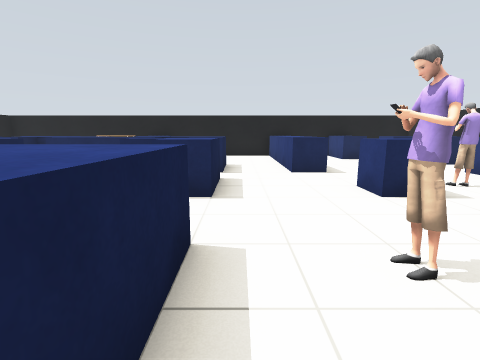
[1] (above)

18 first-person views from a walk through a Gazebo world. The camera is 1.1 m above the floor, tilts 10° down and sees 85° across. The lines on the ground mark 1 m squares. The floor is counted in squares, 1 m on a side. Each view is taken from the middle of a square. On the plan, view 1 faces up. The plan holds only what a view shows up to about 12 squares ahead; the rest is blank. Some stock models are drawn as simple stand-ins.

[2]
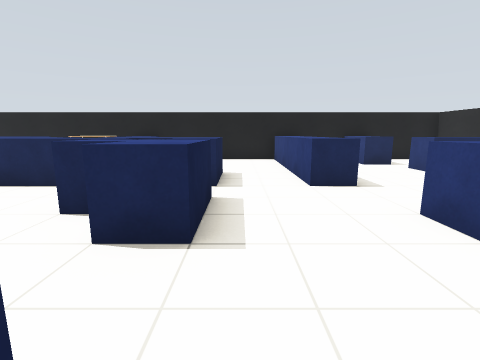

[3]
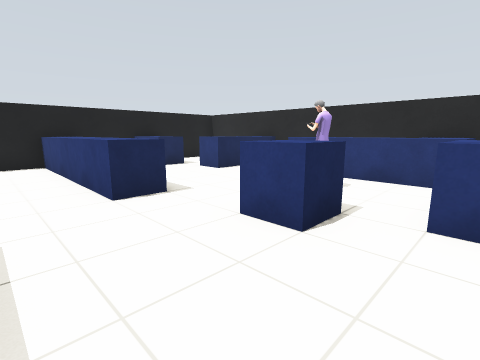

[4]
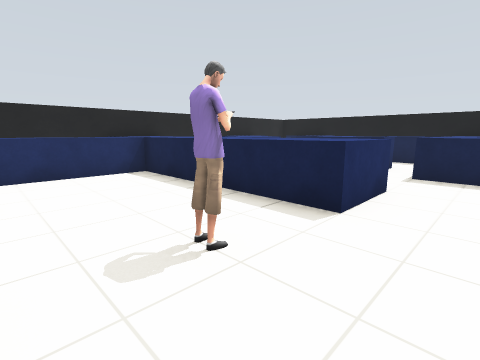

[5]
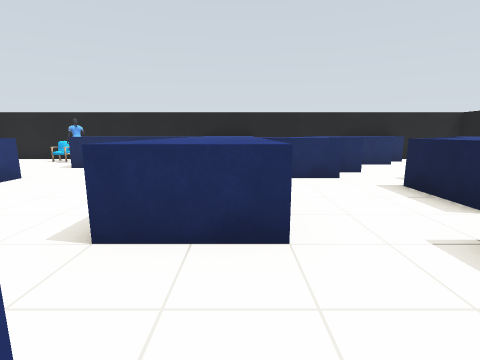

[6]
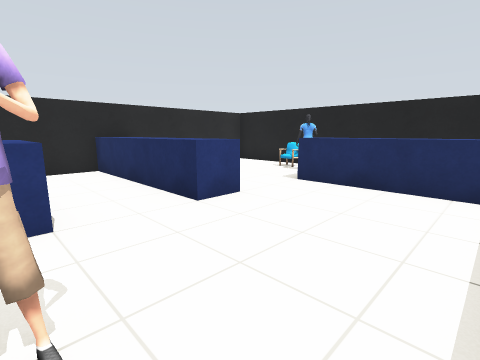

[7]
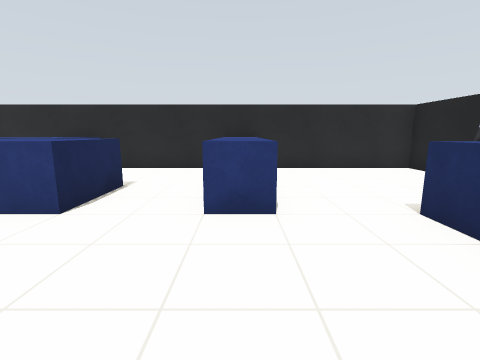

[8]
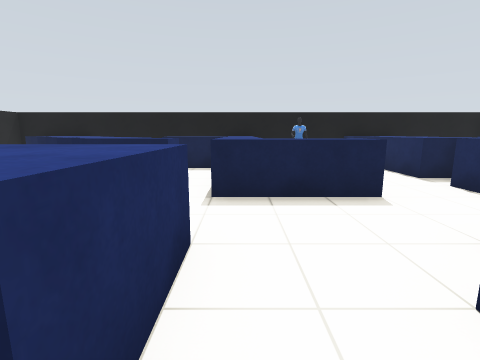

[9]
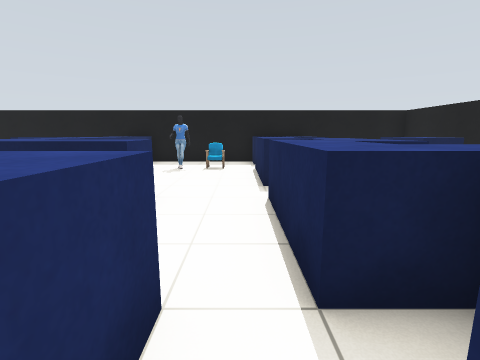

[10]
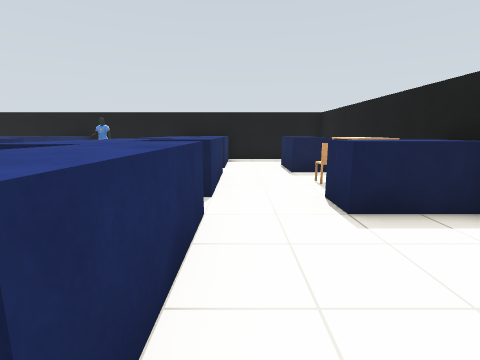

[11]
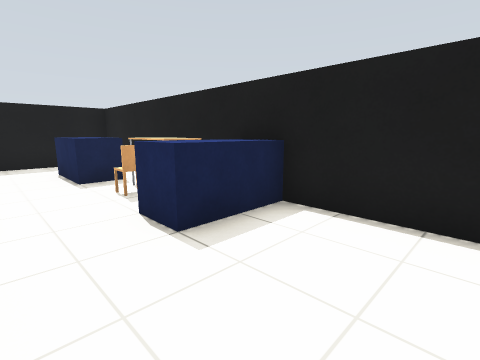

[12]
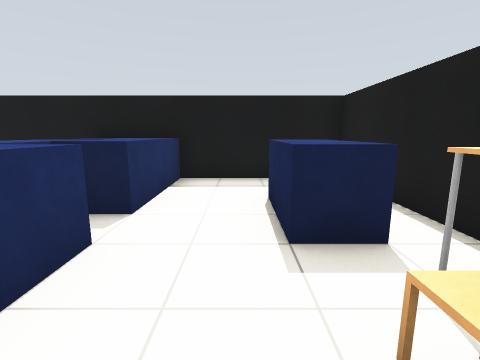

[13]
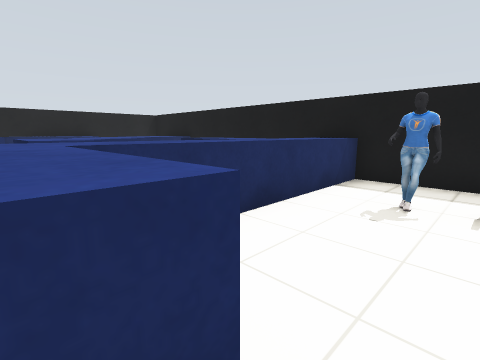

[14]
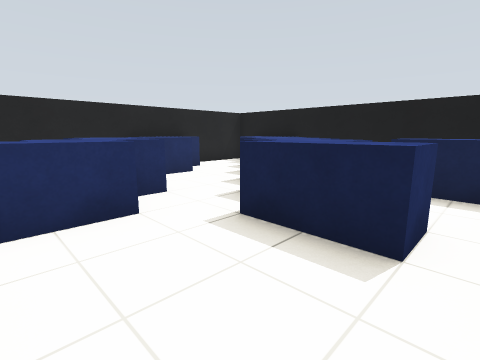

[15]
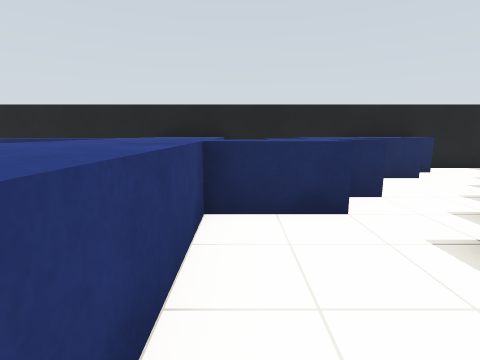

[16]
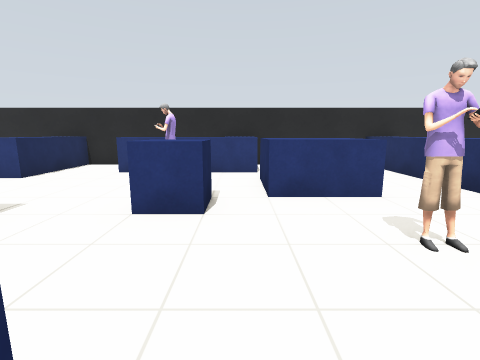

[17]
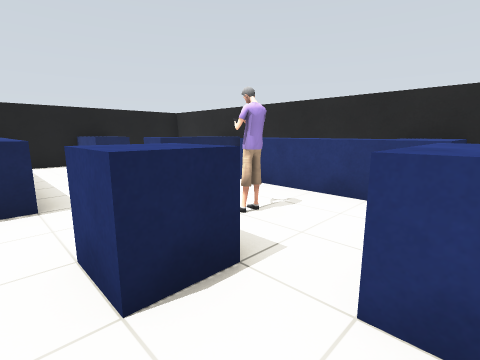

[18]
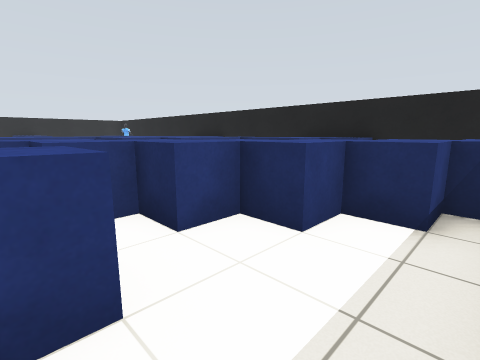

### Floor plan
Ten units are one square. View 1 is at (0, 0); x grows to the right and y downward. Boxes are objects, and circles mark ways between rooms. Rooms are numbered by the first view taken in them; rooms with no view inside come last. Other rooms are left out.
<svg viewBox="-120 -141 210 211">
<path fill="none" stroke="#000" d="M-26 -25 -5 -25 -5 35 35 35M-15 -55 -25 -55M-5 -65 -5 -45 -15 -45M-25 -65 -14 -65M35 -15 35 -35M36 -45 25 -45 25 -55M-55 -55 -45 -55 -45 -25M-45 15 -25 15 -25 -16M-25 -85 -25 -75 -55 -75M26 -75 15 -75 15 -95M-66 -15 -55 -15 -55 5M35 16 35 5M-5 -95 -5 -75M-65 8 -65 15M-75 -5 -65 -5M-55 25 -45 25M-85 -25 -85 -15M65 -45 65 -75M-75 15 -75 25M50 -135 20 -135M-115 40 -115 65 -29 65M-5 -75 -15 -75M35 -35 55 -35M-16 -85 -25 -85M-45 25 -45 15M65 -95 55 -95 55 -105M-76 45 -55 45 -55 25M56 -115 45 -115 45 -135M-86 55 -75 55M-105 46 -105 55M-35 -95 -5 -95M-75 -95 -45 -95 -45 -85M-75 -126 -75 -115 -95 -115M-35 -136 -35 -115 -45 -115M-115 -95 -85 -95 -85 -85 -78 -85M-115 -125 -115 -90M15 -95 15 -135M20 -135 -95 -135M-95 -4 -95 -11M-85 -15 -85 -5M-115 -30 -115 40M-115 35 -105 35 -105 25 -95 25 -95 15 -85 15 -85 5 -75 5 -75 -5M-115 -35 -55 -35M-115 -90 -115 -30M-60 -85 -65 -85 -65 -75 -95 -75M-105 -85 -105 -75 -115 -75M9 65 85 65 85 10M55 -15 35 -15M35 5 85 5M85 10 85 -40M85 -35 65 -35 65 -45"/>
<rect x="5" y="-25" width="10" height="10" fill="#bbb"><title>person</title></rect>
<rect x="45" y="-65" width="10" height="20" fill="#bbb"><title>person</title></rect>
<rect x="-65" y="-125" width="10" height="10" fill="#bbb"><title>chair</title></rect>
<rect x="-65" y="-135" width="20" height="10" fill="#bbb"><title>table</title></rect>
<rect x="-105" y="-65" width="10" height="10" fill="#bbb"><title>chair</title></rect>
<rect x="-95" y="-55" width="10" height="10" fill="#bbb"><title>person</title></rect>
<rect x="35" y="45" width="10" height="10" fill="#bbb"><title>person</title></rect>
<rect x="45" y="55" width="10" height="10" fill="#bbb"><title>chair</title></rect>
<circle cx="5" cy="-85" r="3" fill="#2a7"/>
<circle cx="-80" cy="-10" r="3" fill="#2a7"/>
<circle cx="-50" cy="-65" r="3" fill="#2a7"/>
<circle cx="40" cy="25" r="3" fill="#2a7"/>
<circle cx="45" cy="-5" r="3" fill="#2a7"/>
<circle cx="60" cy="-40" r="3" fill="#2a7"/>
<text x="-10" y="-30">1</text>
<text x="-50" y="-110">2</text>
<text x="-100" y="0">3</text>
<text x="-80" y="-60">4</text>
<text x="60" y="40">5</text>
<text x="60" y="-10">6</text>
</svg>
Room 1 opens to room 2. Room 1 opens to room 3. Room 1 opens to room 4. Room 1 opens to room 5. Room 1 opens to room 6.

Where each view was taken, in squares from view 1:
view 1: 0 up, 0 right, facing up
view 2: 2 up, 0 right, facing up
view 3: 3 up, 0 right, facing up-right
view 4: 4 up, 3 right, facing down-left
view 5: 5 up, 2 left, facing down
view 6: 2 up, 0 right, facing down-right
view 7: 1 down, 0 right, facing right
view 8: 3 up, 0 right, facing left
view 9: 7 up, 1 left, facing left
view 10: 10 up, 0 right, facing left
view 11: 10 up, 1 left, facing up-left
view 12: 11 up, 5 left, facing left
view 13: 6 up, 5 left, facing down-left
view 14: 2 up, 3 left, facing down-left
view 15: 2 up, 3 left, facing down
view 16: 4 up, 1 left, facing right
view 17: 3 up, 2 right, facing up-right
view 18: 1 up, 11 left, facing down-right
